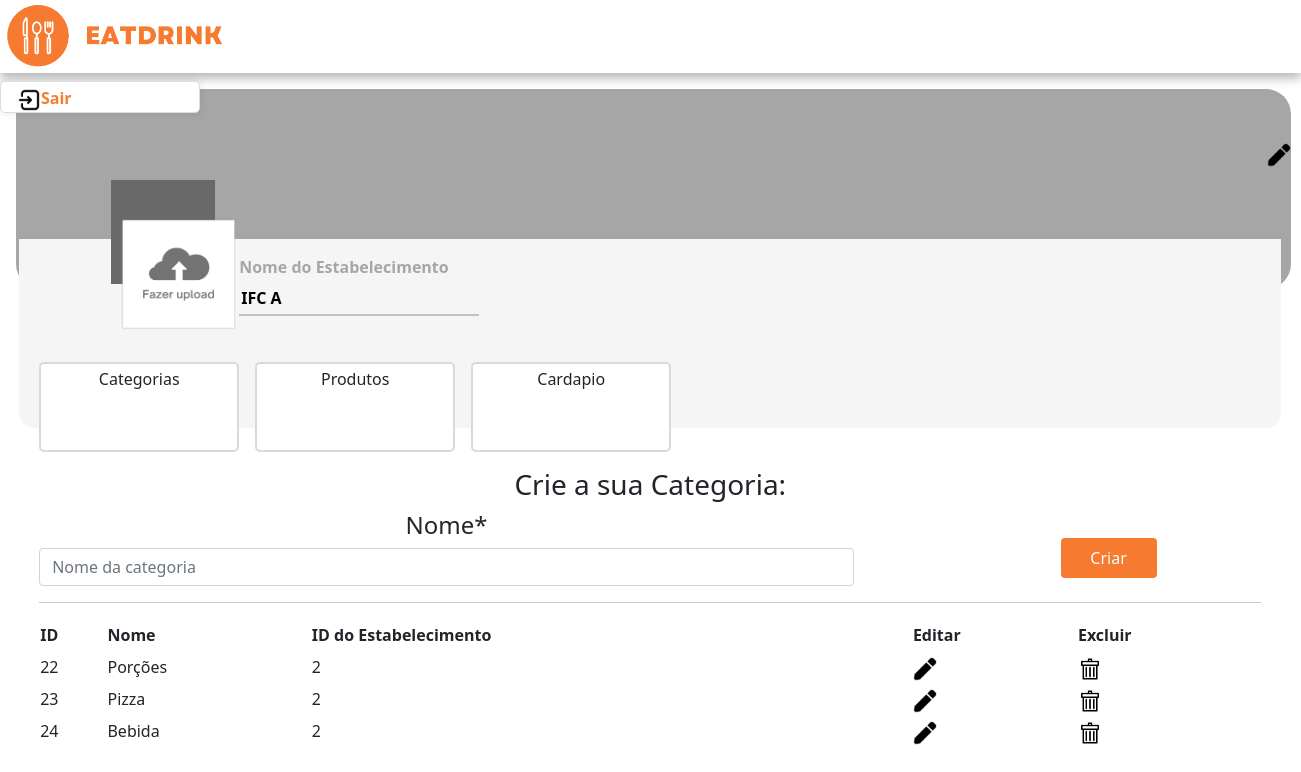
Page /pages/painel/index.php?acao=createCategory (signed in) on the committed database.
### tables this page shows
CREATE TABLE `establishment` (
  `id` INT(11) NOT NULL AUTO_INCREMENT,
  `name` VARCHAR(100) NOT NULL,
  `cnpj` VARCHAR(20) NOT NULL,
  `zip_code` VARCHAR(10) NOT NULL,
  `phone` VARCHAR(20) NOT NULL,
  `address` VARCHAR(150) NOT NULL,
  `culinary_style_id` INT(11) NOT NULL,
  `owner_id` INT(11) DEFAULT NULL,
  PRIMARY KEY (`id`),
  KEY `fk_establishment_culinary_style` (`culinary_style_id`),
  KEY `fk_establishment_owner` (`owner_id`),
  CONSTRAINT `fk_establishment_culinary_style` FOREIGN KEY (`culinary_style_id`) REFERENCES `culinarystyles` (`id`) ON DELETE CASCADE ON UPDATE CASCADE,
  CONSTRAINT `fk_establishment_owner` FOREIGN KEY (`owner_id`) REFERENCES `user` (`id`) ON DELETE SET NULL ON UPDATE CASCADE
);

CREATE TABLE `category` (
  `id` INT(11) NOT NULL AUTO_INCREMENT,
  `name` VARCHAR(255) DEFAULT NULL,
  `establishment_id` INT(11) DEFAULT NULL,
  PRIMARY KEY (`id`),
  KEY `establishment_id` (`establishment_id`),
  CONSTRAINT `category_ibfk_1` FOREIGN KEY (`establishment_id`) REFERENCES `establishment` (`id`)
);

### pages/classes/database.class.php (called while the page is built, shortened)
<?php
    class Database {
        public static function conectar(){
            try{
                $conexao = new PDO(MYSQL_DSN,MYSQL_USUARIO,MYSQL_SENHA );
                return $conexao;
            }catch(PDOException $e){
                echo "Erro ao conectar com o banco de dados. Verifique os parâmetros de configuração.";
            }
        }
        public static function listar($sql,$params){
            $conexao = self::conectar();
            $comando = self::preparar($conexao, $sql, $params);
            if ($comando->execute())
                return $comando->fetchAll();
        }
        public static function preparar($conexao, $sql, $params = array()){
            $comando = $conexao->prepare($sql);
            foreach($params as $chave=>$valor){
                $comando->bindValue($chave,$valor);
            }
            return $comando;
        }
    }
?>

### pages/classes/Establishment.class.php (called while the page is built, shortened)
<?php
    require_once ('crud.class.php');
    class Establishment extends Crud{
        public static function listar($tipo = 0, $info = ''){
            $sql = 'SELECT * FROM establishment';
            switch($tipo){
                case 4: $sql .= ' WHERE owner_id = :info';  break;
            }
            $params = array();
            if ($tipo > 0)
                $params = array(':info'=>$info);
            return Database::listar($sql, $params);
        }
    }
?>

### pages/classes/Category.class.php (called while the page is built, shortened)
<?php
    require_once ('crud.class.php');
    class Category extends Crud {
        private $name;
        private $establishmentId;
        public static function listar($type = 0, $info = '') {
            $sql = 'SELECT * FROM category';
            $params = array();
            $results = Database::listar($sql, $params);
            $categories = array();
            foreach ($results as $result) {
                $category = new Category($result['id'], $result['name'], $result['establishment_id']);
                $categories[] = $category;
            }
            return $categories;
        }
        public function getName() {
            return $this->name;
        }
        public function setName($name) {
            $this->name = $name;
        }
        public function getEstablishmentId() {
            return $this->establishmentId;
        }
        public function setEstablishmentId($establishmentId) {
            $this->establishmentId = $establishmentId;
        }
    }
?>

### pages/classes/crud.class.php (called while the page is built, shortened)
<?php
    require_once('database.class.php');
    abstract class Crud{
        private $id = 0;
        public function getId(){
            return $this->id;
        }
        public function setId($id){
            $this->id = $id;
        }
    }
?>

### pages/painel/indexCategory.php (the view, shortened to what this page needs)
<center>
    <form action="acao.php" method="post" id="categoryForm">
        <div class="row">
            <center><h3><?php echo isset($editCategoryId) ? 'Editar a Categoria:' : 'Crie a sua Categoria:'; ?></h3></center>
            <div class="col-12">
                <div class="row">
                    <div class="col-8">
                        <fieldset class="custom-fieldset">
                            <legend id="custom-legend">Nome*</legend>
                            <input type="text" placeholder="Nome da categoria" class="form-control offInput" name="name" value="<?php echo isset($editName) ? $editName : ''; ?>">
                        </fieldset>
                    </div>
                    <div class="col-2"></div>
                    <div class="col-1">
                        <button type="submit" class="btn bLaranja" style="margin-top: 3.5vh;" name="acao" value="<?php echo isset($editCategoryId) ? 'editCategory' : 'saveCategory'; ?>"><?php echo isset($editCategoryId) ? 'Salvar' : 'Criar'; ?></button>
                    </div>
                </div>
            </div>
        </div>
    </form>
    <hr>
    <div>
        <div class="row">
            <?php
            $categories = Category::listar();
            echo "<table>
                    <tr>
                        <th>ID</th>
                        <th>Nome</th>
                        <th>ID do Estabelecimento</th>
                        <th>Editar</th>
                        <th>Excluir</th>
                    </tr>";
            foreach ($categories as $category) {
                echo '<tr>
                        <td>' . $category->getId() . '</td>
                        <td>' . $category->getName() . '</td>
                        <td>' . $category->getEstablishmentId() . '</td>
                        <td><a href="?edit_id=' . $category->getId() . '&acao=createCategory"><img src="../../assets/img/iconEdit.png" class="iconA" alt="Editar"></a></td>
                        <td><a href="#" onclick="confirmDeleteCategory(' . $category->getId() . ')"><img src="../../assets/img/iconTrash.png" class="iconA" alt="Excluir"></a></td>
                    </tr>';
            }
            echo '</table>';
            ?>
        </div>
    </div>
</center>

### pages/painel/index.php (shortened to what this page needs)
<?php
    $idUser = $_SESSION['id'];
?>
<!DOCTYPE html>
<html lang="en">
    <head>
        <link href="https://cdn.jsdelivr.net/npm/bootstrap@5.0.2/dist/css/bootstrap.min.css" rel="stylesheet">
        <link rel="stylesheet" href="../../assets/css/index.css">
    </head>
    <body style="container">
        <div class="row">
            <div class="logoA">
                <div class="col-12 sombra dropdown">
                    <a class="navbar-brand" href="">
                        <img src="../../assets/img/logoeatdrink.png" alt="logo" class="logo">
                    </a>
                </div>
            </div>
        </div>
        <div class="row" style="margin-top:2vh;">
            <div class="body1" style="widht: 100%;">
                <?php
                    $estabelecimento = Establishment::listar(4, $idUser);
                    if ($estabelecimento) {
                        $nomeEmpresa = $estabelecimento[0]['name'];
                    } else {
                        $nomeEmpresa = "Estabelecimento não encontrado";
                    }
                ?>
                <div class="body2">
                    <div class="body3">
                        <a type='button' data-bs-toggle='offcanvas' data-bs-target='#offcanvasEdit' aria-controls='offcanvasTop'><img src='../../assets/img/iconEdit.png' class='iconEdit' alt='Selecione uma imagem'></a>
                        <img src='../../assets/img/Upload.png' class='img1 fotoCategoria' alt='Selecione uma imagem' style='width: 130px; height: 130px; margin-left:-2.3vh;margin-top:-1vh;'>
                    </div>
                    <div class="textInput">
                        <label for="" class="corText"><b>Nome do Estabelecimento</b></label>
                            <br>
                        <input type="text" class="inputTextA" style="color: black;" name="" id="" placeholder="Nome da Empresa" value="<?php echo $nomeEmpresa; ?>" readonly>
                        <hr class="linhaInputA" style="height: 2px;">
                    </div>
                    <br>
                    <div class='row'>
                        <?php
                                echo "<br><br>
                            <a href='index.php?acao=createCategory' class='btn btnAddCategoria' type='button'>Categorias</button>
                            <a href='index.php?acao=createProduct' class='btn btnAddProduto' type='button' style='margin-left: 2vh; margin-top: 0vh;' >Produtos</a>
                            <a href='../cardapio/index.php?' class='btn btnAddProduto' type='button' style='margin-left: 2vh; margin-top: 0vh;' >Cardapio</a>
                                <br><br><br>  ";
                            $acao = isset($_GET['acao']) ? $_GET['acao'] : '';
                            if($acao == 'createCategory'){
                                echo"<div class=''style='margin-left: 0vh; margin-top: 2vh; width: 100%; height: 100%;'> ";
                                include('indexCategory.php');
                            }elseif($acao == 'createProduct'){
                                echo"<div class=''style='margin-left: 0vh; margin-top: 2vh; width: 100%; height: 100%;'> ";
                                include('indexProduto.php');
                            }
                            echo"</div>";
                        ?>
                    </div>
                </div>
            </div>
        </div>
    </body>
</html>

### assets/css/index.css (style rules this page uses)
body { background-color: #FFFFFF; }
.bLaranja { background-color: #F67B30; height: 5vh; width: 12vh; color: white; }
.iconA { float: center; width: 10%; }
.row { --bs-gutter-x: 0rem; }
.body1 { margin-left: 2vh; background-color: #A6A6A6; border-radius: 25px; line-height: 30px; padding: 0.7vh 20px; height: 25vh; width: 98%; }
.body2 { margin-top: 18vh; margin-left: -2.1vh; background-color: #F6F5F5; border-radius: 25px; line-height: 30px; padding: 0.7vh 20px; width: 102.2%; height: 100%; border-top-left-radius: 0; border-top-right-radius: 0; border-bottom-left-radius: 15px; border-bottom-right-radius: 15px; }
.body3 { margin-left: 9vh; margin-top: -8vh; background-color: DimGray; padding: 0.7vh 20px; height: 13vh; width: 13vh; }
.textInput { margin-top: -4vh; margin-left: 25vh; }
.inputTextA { background-color: #F6F5F5; line-height: 30px; font-weight: bold; color:black; border: 0px solid #F67300; }
.linhaInputA { margin-top: -0vh; height: 2px; width: 30vh; }
.img1 { width: 3vh; margin-left: -35vh; margin-top: -6vh; }
.sombra { box-shadow: 0px 5px 10px rgba(0, 0, 0, 0.3); }
.corText { color: #A6A6A6; }
.btnAddCategoria { width: 25vh; border: 2px solid #D9D9D9; background-color: white; border-radius: 5px; line-height: 20px; padding: 0.6vh 10px; }
.btnAddProduto { width: 25vh; border: 2px solid #D9D9D9; background-color: white; border-radius: 5px; line-height: 20px; padding: 0.6vh 10px; }
label { cursor: pointer; }
.fotoCategoria { width: 100vh; margin-left: 0vh; margin-top: 0vh; }
.logo { width:30vh; }
.logoA { width:100%; }
.iconEdit { width: 3vh; height: 3vh; margin-top: -12vh; margin-left: 142vh; }
.iconA { width: 3vh; height: 3vh; margin-left: 0vh; margin-top: 0vh; }

### pages/painel/index.php (style rules this page uses)
.dropdown { position: relative; display: inline-block; }

### rows in the picture
establishment: name "IFC A"
category: id "22", name "Porções", establishment "2"
category: id "23", name "Pizza", establishment "2"
category: id "24", name "Bebida", establishment "2"
